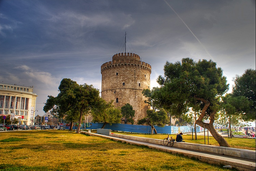
#> input picture hw2/wt_slic.png, 256 x 171 px, shrunk from 750 x 500 before the run
$ python hw2_fail.py
#> lines starting #> are read from the running program, lines starting #| are printed output that depends on the picture
#> further down, slic_image is the input picture: shape (171, 256, 3); mean B, G, R 86, 103.5, 110.8
# yoshika takezawa
# 5/1/19
# Computer Vision hw2
# I pledge my honor that i have abided by the stevens honor system
# THIS IS NOT THE FINAL VERSION.
# kms -> week 6 pg 10
# slic -> week 6 pg 41

import math
import random
import sys
import numpy as np
import cv2

# given a pixel's bgr values, and the array of centroids,
# will output the index of the shortest distance


# [63 lines left out: functions bgr_distance, kmeans, not called in this run]

# given an image, square filter matrix and the length,
# outputs the filtered image


def filter(img, fm, len, channel):
    height, width = img.shape
    # create black image
    res = np.zeros((height, width), dtype=img.dtype)
    off = len//2
    for j in range(off, height-off):
        for i in range(off, width-off):
            fval = block_sum(img, fm, len, j, i)
            res.itemset((j, i), fval)
    return res

# using the filtermatrix's weight distribution, adds all the values


def block_sum(img, fm, len, y, x):
    total = 0.0
    off = len//2
    # iterating through each matrix element
    for j in range(len):
        for i in range(len):
            curx = x + i - off
            cury = y + j - off
            total += img.item(cury, curx) * fm[j][i]
    return total


def eudist(pix, ck):
    y, x, b, g, r = pix
    y1, x1, b1, g1, r1 = ck
    dist = ((x-x1)/2)**2 + ((y-y1)/2)**2 + (r-r1)**2+(g-g1)**2+(b-b1)**2
    return dist


def kmeans_5d(img, cent, S):
    rows = img.shape[0]
    columns = img.shape[1]
    pixel_lb_dst = [[[-1, float("inf")] for _ in range(columns)]
                    for _ in range(rows)]
    cluster_pix = [[] for _ in range(len(cent))]
    new_cent = [[] for _ in range(len(cent))]
    iter = 0
    while (1):
        iter += 1
        print(cent)
        # for each cluster center
        for k in range(len(cent)):
            # for each pixel
            for y in range(cent[k][0]-(2*S), cent[k][0] + (2*S)):
                for x in range(cent[k][1]-(2*S), cent[k][1] + (2*S)):
                    if (y < 0) | (x<0) | (y>rows-1) |(x > columns-1):
                        continue
                    # compute distance between pixel(i) and cluster center(k)
                    i = [y, x, img.item(y,x,0), img.item(y,x,0), img.item(y,x,0)]
                    dist = eudist(i, cent[k])
                    if (dist < pixel_lb_dst[y][x][1]):
                        old_k = pixel_lb_dst[y][x][0]
                        if old_k != -1:
                            cluster_pix[old_k].remove([y,x])
                        pixel_lb_dst[y][x][1] = dist
                        pixel_lb_dst[y][x][0] = k
                        cluster_pix[k].append([y,x])
        # compute new cluster centers
        for cc in cluster_pix:
            te = [(sum(l)//len(l)) for l in zip(*cc)]
            print(te)
            te.append(img.item(te[0], te[1], 0))
            te.append(img.item(te[0], te[1], 1))
            te.append(img.item(te[0], te[1], 2))
            new_cent.append(te)
        # compute residual error E
        E = 0
        for i in range(len(cent)):
            E += abs(cent[i][0]- new_cent[i][0])
            E += abs(cent[i][1]- new_cent[i][1])
            E += abs(cent[i][2]- new_cent[i][2])
            E += abs(cent[i][3]- new_cent[i][3])
            E += abs(cent[i][4]- new_cent[i][4])
        # breaking condition
        break
        # [8 lines of commented-out code are left out]
    for y2 in range(rows):
        for x2 in range(columns):
            lb, ck = pixel_lb_dst[y2][x2]
            img.itemset((y2, x2, 0), cent[lb][2])
            img.itemset((y2, x2, 1), cent[lb][3])
            img.itemset((y2, x2, 2), cent[lb][4])
    return img


def SLIC(image, S=50):
#> called with S = 150
    height = image.shape[0]
#> height = 171
    width = image.shape[1]
#> width = 256

    # initializing centroids in middle of 50x50 blocks
    centroids_coords = []
    for y in range(S//2, height, S):
        for x in range(S//2, width, S):
            centroids_coords.append([y, x,
                                     image.item(y, x, 0), image.item(y, x, 1), image.item(y, x, 2)])
#> after the loop, centroids_coords = [[75, 75, 182, 159, 148], [75, 225, 250, 248, 240]]
    # compute bgr gradients and move centroids to the smallest gradient
    hsob = [[1, 2, 1],
            [0, 0, 0],
            [-1, -2, -1]]
    vsob = [[1, 0, -1],
            [2, 0, -2],
            [1, 0, -1]]
    # skipped sqrt in B/G/R_comb because will be squared later
    B_x = filter(image[:, :, 0], hsob, 3, 0)
#> after the loop in filter, `for j in range(off, height-off):`:
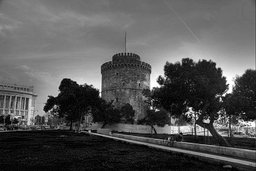
#> img: shape (171, 256); min 0, max 255, mean 86
    B_y = filter(image[:, :, 0], vsob, 3, 0)
    B_comb = np.power(B_x, 2.0) + np.power(B_y, 2.0)
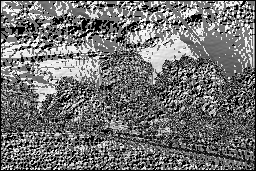
#> B_comb: shape (171, 256) float64; min 0, max 130050, mean 57938.1; drawn with min black and max white

    G_x = filter(image[:, :, 1], hsob, 3, 1)
    G_y = filter(image[:, :, 1], vsob, 3, 1)
    G_comb = np.power(G_x, 2.0) + np.power(G_y, 2.0)

    R_x = filter(image[:, :, 2], hsob, 3, 2)
#> after the loop in filter (call 5), `for j in range(off, height-off):`:
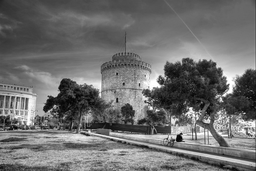
#> img: shape (171, 256); min 0, max 255, mean 110.8
#> after the loop in filter (call 5), `for j in range(off, height-off):`:
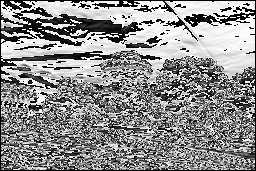
#> res: shape (171, 256); min 0, max 255, mean 142.2
    R_y = filter(image[:, :, 2], vsob, 3, 2)
#> after the loop in filter (call 6), `for j in range(off, height-off):`:
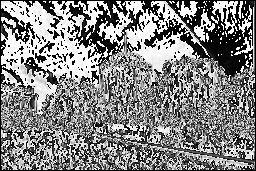
#> res: shape (171, 256); min 0, max 255, mean 132.2
    R_comb = np.power(R_x, 2.0) + np.power(R_y, 2.0)
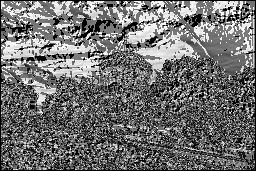
#> R_comb: shape (171, 256) float64; min 0, max 130050, mean 56997.5; drawn with min black and max white

    combined = B_comb + G_comb + R_comb
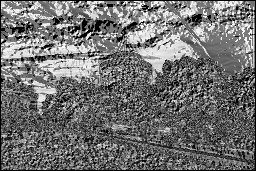
#> combined: shape (171, 256) float64; min 0, max 390150, mean 172363.6; drawn with min black and max white
    # in the 3x3 windows surrounding center, finds smallest gradient
    for b in range(S//2, height, S):
        for a in range(S//2, width, S):
            index = (a//S) + ((b//S)*(width//S))
            small_temp = -1
            for t in range(b-1, b+2):
                for u in range(a-1, a+2):
                    cur_grad = combined.item(t, u)
                    if (cur_grad < small_temp) | (small_temp < 0):
                        small_temp = cur_grad
                        centroids_coords[index] = [t, u,
                                                   image.item(t, u, 0), image.item(
                                                       t, u, 1),
                                                   image.item(t, u, 2)]
    # use centroids as start for 5d kmeans
    kmeans5d = kmeans_5d(image, centroids_coords, S)
#> the loop in kmeans_5d, `while (1):` made 1 pass
#| [[76, 76, 182, 160, 150], [75, 224, 242, 238, 226]]

    # once the image stabilized, add black line b/w different color clusters
    return kmeans5d


if __name__ == '__main__':
    # k means segamnetation (part 1)

    # wt_image = cv2.imread("white-tower.png", cv2.IMREAD_COLOR)
    # seg_result = kmeans(wt_image, 10)
    # cv2.imwrite('kmeans.png', seg_result)

    # # SLIC (part 2)
    slic_image = cv2.imread("wt_slic.png", cv2.IMREAD_COLOR)
#> (the run stopped early here; a loop or call above may not have finished)

$ run again, with hw2/white-tower.png copied over hw2/wt_slic.png
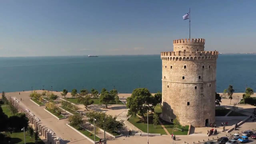
#> input picture hw2/white-tower.png, 256 x 144 px, shrunk from 1280 x 720 before the run
#> slic_image is the input picture: shape (144, 256, 3); mean B, G, R 117.4, 116.7, 111.7
#> after the loop in SLIC, `for y in range(S//2, height, S):`: centroids_coords = [[75, 75, 106, 101, 70], [75, 225, 113, 94, 67]]
#> after the loop in filter (call 6), `for j in range(off, height-off):`:
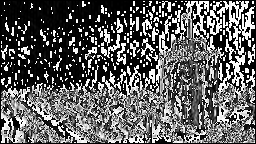
#> res: shape (144, 256); min 0, max 255, mean 96.3
#> in SLIC, `combined = B_comb + G_comb + R_comb`:
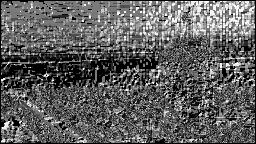
#> combined: shape (144, 256) float64; min 0, max 390150, mean 147340.2; drawn with min black and max white
#> the loop in kmeans_5d, `while (1):` made 1 pass
#| [[75, 75, 106, 101, 70], [74, 224, 116, 97, 70]]

$ run again, with hw2/jump.png copied over hw2/wt_slic.png
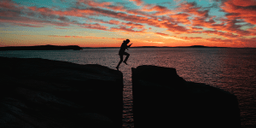
#> input picture hw2/jump.png, 256 x 128 px, shrunk from 300 x 150 before the run
#> slic_image is the input picture: shape (128, 256, 3); mean B, G, R 49.9, 58.1, 75.8
#> after the loop in SLIC, `for y in range(S//2, height, S):`: centroids_coords = [[75, 75, 11, 11, 8], [75, 225, 40, 43, 85]]
#> after the loop in filter (call 6), `for j in range(off, height-off):`:
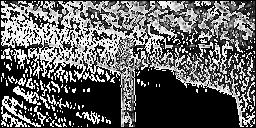
#> res: shape (128, 256); min 0, max 255, mean 97.3
#> in SLIC, `combined = B_comb + G_comb + R_comb`:
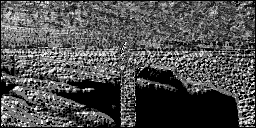
#> combined: shape (128, 256) float64; min 0, max 390150, mean 122301.4; drawn with min black and max white
#> the loop in kmeans_5d, `while (1):` made 1 pass
#| [[75, 75, 11, 11, 8], [75, 224, 40, 46, 87]]
